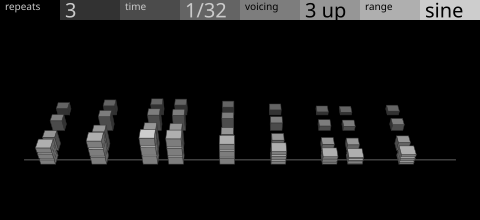
#> input picture screens/torso/round3/m2a.png, 480 x 220 px
$ python round3.py
#> lines starting #> are read from the running program, lines starting #| are printed output that depends on the picture
### screens/torso/clean.py
#!/usr/bin/env python3
"""Torso, round 2: the four pages kept clean (Brian, Nov 2).

The graphic represents the parameters; it isn't the interface. So no strips of cells, mode-key grids or badges at
rest: each page is the stock two-page header plus one drawing in the loom's language (slabs on threads, modelled in
3D, one camera), where every encoder visibly changes the drawing. Only M4, where pitch is the interaction itself,
keeps a keyboard.

  M1 sequencer  the loom: steps are warp threads, pulses are slabs, each cycle is a woven row
                  steps     how many warp threads (2–16)
                  pulses    how many slabs on the front row (spread Euclidean)
                  cycles    how many rows of cycles behind it (1–6)
                  division  warp spacing: longer notes, wider cloth
                manual pulse: a slab with a raised rim; retrigger: a split slab; the step playing: brightest top
  M2 repeats    the front row only, close up: each pulse and its repeats as slices
                  repeats   slices per pulse
                  time      gap between slices (pace: accelerating gaps)
                  voicing   layers stacked on each slab (the chord's notes)
                  range     the phrase: slab heights follow its shape across the bar
  M3 groove     the front row as a velocity profile
                  velocity  slab heights
                  sustain   slab depth (front to back): the gate
                  accent    the groove template lifts some slabs, which get a cap
                  timing    swing: every second slab slides right
                probability: hollow slab
  M4 tonal      two octaves of keys, flat, the scale's notes dotted, the root brightest with a dot under it
                  pitch     the root moves
                  scale     which keys carry dots
                  channel   header only (it's routing, not sound)
                  random    the dots jitter off their keys by the amount

Grey only; shapes carry every role.

    python3 clean.py      → clean/m1..m4.svg/.png and clean/pages.png
"""
from __future__ import annotations

import math
import subprocess
from pathlib import Path

from PIL import Image

HERE = Path(__file__).resolve().parent
OUT = HERE / "clean"
FONT = 'font-family="UniversNextPro-Light"'
STOCK = [0x32, 0x4B, 0x64, 0x7D, 0x96, 0xAF, 0xCD]


def G(v):
    v = min(STOCK, key=lambda s: abs(s - round(v)))
    return f"#{v:02X}{v:02X}{v:02X}"


def f(v):
    s = f"{v:.2f}".rstrip("0").rstrip(".")
    return "0" if s in ("-0", "") else s


def path(pts, stroke, w=1.0, fill="none"):
    d = "M" + " L".join(f"{f(x)},{f(y)}" for x, y in pts) + " Z"
    return f'<path d="{d}" fill="{fill}" stroke="{stroke}" stroke-width="{f(w)}"/>'


def text(x, y, s, size, fill):
    return f'<text transform="matrix(1 0 0 1 {f(x)} {f(y)})" fill="{fill}" {FONT} font-size="{size}px">{s}</text>'


class Cam:
    def __init__(self, el=40, d=620.0, focal=760.0, target=(0.0, 0.0, 40.0), screen=(240.0, 132.0)):
        self.el, self.d, self.F, self.T, self.S = math.radians(el), d, focal, target, screen

    def __call__(self, p):
        x, y, z = p[0] - self.T[0], p[1] - self.T[1], p[2] - self.T[2]
        ce, se = math.cos(self.el), math.sin(self.el)
        yc, zc = y * ce + z * se, z * ce - y * se + self.d
        k = self.F / zc
        return self.S[0] + x * k, self.S[1] - yc * k

    def box(self, x0, x1, y0, y1, z0, z1, top, front, side, stroke, w=0.5):
        faces = [([(x1, y0, z0), (x1, y0, z1), (x1, y1, z1), (x1, y1, z0)] if (x0 + x1) / 2 < 0 else
                  [(x0, y0, z0), (x0, y0, z1), (x0, y1, z1), (x0, y1, z0)], side),
                 ([(x0, y0, z0), (x1, y0, z0), (x1, y1, z0), (x0, y1, z0)], front),
                 ([(x0, y1, z0), (x1, y1, z0), (x1, y1, z1), (x0, y1, z1)], top)]
        return [path([self(p) for p in face], stroke, w, fill) for face, fill in faces]

    def line(self, a, b, g, w=1.0):
        (x0, y0), (x1, y1) = self(a), self(b)
        dx, dy = x1 - x0, y1 - y0
        L = math.hypot(dx, dy) or 1
        nx, ny = -dy / L * w / 2, dx / L * w / 2                       # a thin closed ribbon
        return path([(x0 + nx, y0 + ny), (x1 + nx, y1 + ny), (x1 - nx, y1 - ny), (x0 - nx, y0 - ny)], G(g), 0.3, G(g))


def solid(cam, x0, x1, h, z0, z1, age=0, lit=False, y0=0.0):
    d = 0x18 * age
    return cam.box(x0, x1, y0, y0 + h, z0, z1, G(0xCD if lit else 0xAF - d), G(0x7D - d), G(0x64 - d), G(0x32))


def hollow(cam, x0, x1, h, z0, z1, age=0, y0=0.0):
    return cam.box(x0, x1, y0, y0 + h, z0, z1, "#000000", "#000000", "#000000", G(0xAF - 0x18 * age), 1.0)


def euclid(k, n):
    return {round(i * n / k) % n for i in range(k)} if k else set()


def header(titles, values):
    o = []
    for i, g in enumerate([0x00, 0x32, 0x4B, 0x64, 0x7D, 0x96, 0xAF, 0xCD]):
        o.append(f'<rect x="{60 * i}" y="0" width="60" height="20" fill="{G(g) if g else "#000000"}" stroke="none"/>')
    for col, (t, v) in enumerate(zip(titles, values)):                 # the stock header, flush with the top
        light = "#CBCBCB" if col < 2 else "#000000"
        o.append(text(5 + 120 * col, 10, t, 10, light))
        o.append(text(65 + 120 * col, 17.4, v, 20 if len(v) <= 4 else 13, light))
    return o


# ---- M1 sequencer: the loom ---------------------------------------------------------------------------------------------
ROWS_SHOWN = 4                                                         # at most four rows of cycles on screen


# [118 lines left out: functions m1_pattern, m1, m2, m3, not called in this run]


# ---- M4 tonal: keys ------------------------------------------------------------------------------------------------------
WHITE = [0, 2, 4, 5, 7, 9, 11]
BLACK_LEFT = {1: 1, 3: 2, 6: 4, 8: 5, 10: 6}
SCALES = {"major": {0, 2, 4, 5, 7, 9, 11}, "minor": {0, 2, 3, 5, 7, 8, 10}, "penta": {0, 2, 4, 7, 9}, "chrom": set(range(12))}


# [35 lines left out: function m4, not called in this run]


def frame(body, head):
    return "\n".join(['<svg xmlns="http://www.w3.org/2000/svg" width="480" height="220" viewBox="0 0 480 220">',
                      '<rect x="0" y="0" width="480" height="220" fill="#000000" stroke="none"/>'] + body + head + ["</svg>"])


# [15 lines left out: functions render, main, not called in this run]


# [2 lines that do not run on import are left out]

### screens/torso/round3.py
#!/usr/bin/env python3
"""Torso, round 3: a fresh pass at M2 and M3 (two candidates each, same slab language), and M4's keyboard in depth.

  M2a echo field   every pulse throws its repeats as rows behind it, so the bar becomes a field: across = the bar
                   (heights follow the phrase), back = the repeats (each row lower, spaced by time and pace),
                   up = voicing (layers on the front row)
  M2b close-up     the pulse sounding now, large in the middle: its chord's notes stacked (voicing) and its repeats
                   running back into the distance (repeats, time); the whole bar as a small row of slabs along
                   the bottom, heights following the phrase (range), the sounding one lit
  M3a groove ring  the bar as a ring of slabs seen from above at an angle: height = velocity, length along the
                   ring = sustain, swing pushes the off-beats round off their marks, accents capped
  M3b lanes        the last four bars as lanes, newest in front (the loom again, in time): height = velocity,
                   length = sustain, swing off the grid; bars behind show how the groove has held
  M4  keyboard     two octaves of keys as blocks in depth: the scale's notes dotted on the key tops, the root
                   brightest with a mark on its front face, a played key pressed down and lit, random jitters dots

    python3 round3.py      → round3/*.svg/.png and round3/sheet.png
"""
from __future__ import annotations

import math
import subprocess
from pathlib import Path

from PIL import Image

import clean as C
from clean import Cam, G, path, solid, hollow, header

HERE = Path(__file__).resolve().parent
OUT = HERE / "round3"
ON = {0, 2, 4, 5, 7, 9, 11, 12, 14}                                  # 9 pulses, as the demo's
PROF = [1.0, 0.5, 0.6, 0.8, 0.5, 0.9, 0.5, 0.6, 1.0, 0.7, 0.5, 0.85, 0.6, 0.5, 0.95, 0.75]
TMPL = [1, 0, 0, 1, 0, 0, 1, 0, 0, 0, 1, 0, 1, 0, 0, 0]


def phrase(s, rng=1.0):
    return 0.5 + 0.5 * rng * math.sin(2 * math.pi * s / 16)


def draw(items):
    o = []
    for _, _, g in sorted(items, key=lambda q: (-q[0], -q[1])):
        o += g
    return o


# ---- M2a echo field -----------------------------------------------------------------------------------------------------
def m2a(repeats=3, time=1.0, voices=3, rng=1.0, step=4, on=None):
    cam = Cam(el=44, d=520, focal=600, target=(0.0, 0.0, 38.0), screen=(240.0, 132.0))
    dx = 21.0
    items, o = [], []
    zmax = 0.0
    for s in sorted(on if on is not None else ON):
        x = (s - 7.5) * dx
        h = 8 + 22 * phrase(s, rng)
        lh = (h - 1.8 * (voices - 1)) / voices
        g = []
        for v in range(voices):
            g += solid(cam, x - 6, x + 6, lh, 0, 10, 0, lit=(s == step), y0=v * (lh + 1.8))
        items.append((0, abs(x), g))
        z, gap = 16.0, 16.0 * time
        for r in range(1, repeats + 1):
            rh = max(2.5, h * (1 - 0.2 * r))
            items.append((z, abs(x), solid(cam, x - 5, x + 5, rh, z, z + 8, min(r, 4), lit=False)))
            zmax = max(zmax, z + 8)
            z += 8 + gap
            gap *= 0.75
    o.append(cam.line((-8.5 * dx, 0, 5), (8.5 * dx, 0, 5), 0x4B, 1.0))
    return o + draw(items), header(("repeats", "time", "voicing", "range"),
                                   (str(repeats), {1.0: "1/32", 0.8: "1/32", 0.6: "1/64"}.get(round(time, 1), "1/32"), f"{voices} up", "sine"))


# ---- M2b close-up -------------------------------------------------------------------------------------------------------
def m2b(repeats=3, time=1.0, voices=3, rng=1.0, step=4):
    cam = Cam(el=46, d=420, focal=520, target=(0.0, 10.0, 46.0), screen=(240.0, 112.0))
    items = []
    h = 30 + 26 * phrase(step, rng)
    lh = (h - 3 * (voices - 1)) / voices
    g = []
    for v in range(voices):                                            # the chord, stacked
        g += solid(cam, -16, 16, lh, 0, 24, 0, lit=(v == voices - 1), y0=v * (lh + 3))
    items.append((0, 0, g))
    z, gap = 32.0, 22.0 * time
    for r in range(1, repeats + 1):                                    # its repeats, into the distance
        rh = max(4.0, h * (1 - 0.2 * r))
        items.append((z, 0, hollow(cam, -14, 14, rh, z, z + 14, min(r - 1, 3))))
        z += 14 + gap
        gap *= 0.75
    o = draw(items)
    # the whole bar along the bottom, small and flat: heights follow the phrase
    for s in range(16):
        x = 120 + s * 15
        if s not in ON:
            o.append(path([(x + 3, 206), (x + 7, 206), (x + 7, 207), (x + 3, 207)], G(0x4B), 0.4, G(0x4B)))
            continue
        bh = 4 + 14 * phrase(s, rng)
        g = 0xCD if s == step else 0x96
        o.append(path([(x, 207 - bh), (x + 10, 207 - bh), (x + 10, 207), (x, 207)], G(g), 0.4, G(g)))
    return o, header(("repeats", "time", "voicing", "range"), (str(repeats), "1/32", f"{voices} up", "sine"))


# ---- M3a groove ring ----------------------------------------------------------------------------------------------------
def m3a(velocity=0.8, sustain=0.5, accent=1.0, swing=0.62, head=5):
    cam = Cam(el=52, d=520, focal=560, target=(0.0, 0.0, 0.0), screen=(240.0, 128.0))
    R0, R1 = 62.0, 88.0
    items, o = [], []
    for s in range(16):                                                # the marks: straight 16ths, round the ring
        a = 2 * math.pi * s / 16 - math.pi / 2
        o.append(cam.line((R1 * math.cos(a), 0, R1 * math.sin(a)), ((R1 + 6) * math.cos(a), 0, (R1 + 6) * math.sin(a)),
                          0x64 if s % 4 == 0 else 0x4B, 1.0))
    for s in sorted(ON):
        a0 = 2 * math.pi * (s + ((swing - 0.5) * 2 if s % 2 else 0)) / 16 - math.pi / 2
        a1 = a0 + 2 * math.pi / 16 * (0.15 + 0.8 * sustain)
        h = 2 + 16 * velocity * PROF[s] * (1 + 0.35 * accent * TMPL[s])
        n = 4
        g = []
        for k in range(n):                                             # an arc slab, in short straight pieces
            b0, b1 = a0 + (a1 - a0) * k / n, a0 + (a1 - a0) * (k + 1) / n
            quad = lambda y, b0=b0, b1=b1: [(R0 * math.cos(b0), y, R0 * math.sin(b0)), (R0 * math.cos(b1), y, R0 * math.sin(b1)),
                                          (R1 * math.cos(b1), y, R1 * math.sin(b1)), (R1 * math.cos(b0), y, R1 * math.sin(b0))]
            top = quad(h)
            Rf = R1 if math.sin((b0 + b1) / 2) < 0 else R0              # the wall facing the camera
            outer = [(Rf * math.cos(b0), 0, Rf * math.sin(b0)), (Rf * math.cos(b1), 0, Rf * math.sin(b1)),
                     (Rf * math.cos(b1), h, Rf * math.sin(b1)), (Rf * math.cos(b0), h, Rf * math.sin(b0))]
            lit = s == head
            g.append(path([cam(p) for p in outer], G(0x32), 0.4, G(0x7D)))
            g.append(path([cam(p) for p in top], G(0x32), 0.4, G(0xCD if lit else 0xAF)))
            if TMPL[s] and accent > 0.05:
                cap = quad(h + 2)
                g.append(path([cam(p) for p in cap], G(0xCD), 0.6, "none"))
        mid = (a0 + a1) / 2
        items.append((R1 * math.sin(mid), 0, g))
    return o + draw(items), header(("velocity", "sustain", "accent", "timing"), (str(round(127 * velocity)), "1/2", "agogo", f"{round(swing * 100)}%"))


# ---- M3b lanes ----------------------------------------------------------------------------------------------------------
def m3b(velocity=0.8, sustain=0.5, accent=1.0, swing=0.62, head=5, on=None):
    cam = Cam(el=40, d=520, focal=560, target=(0.0, 0.0, 34.0), screen=(240.0, 132.0))
    dx = 21.0
    x0 = -8 * dx
    items, o = [], []
    for age in range(3, -1, -1):
        z = age * 22.0
        o.append(cam.line((x0, 0, z), (x0 + 16 * dx, 0, z), 0x4B if age == 0 else 0x32, 1.0))
        for s in range(17):
            if age == 0:
                o.append(cam.line((x0 + s * dx, 0, -3), (x0 + s * dx, 0, 0), 0x64 if s % 4 == 0 else 0x4B, 1.0))
        jit = [0.6 * math.sin(s * 3.1 + age * 1.7) for s in range(16)]  # the bars behind wander a little
        for s in sorted(on if on is not None else ON):
            x = x0 + s * dx + (dx * (swing - 0.5) * 2 if s % 2 else 0) + (jit[s] if age else 0)
            h = 3 + 26 * velocity * PROF[s] * (1 + 0.35 * accent * TMPL[s]) * (1 - 0.08 * age)
            L = max(3.0, dx * (0.15 + 0.85 * sustain))
            g = solid(cam, x, x + L, h, z + 1, z + 11, min(age, 3), lit=(age == 0 and s == head))
            if age == 0 and TMPL[s] and accent > 0.05:
                g += solid(cam, x - 1, x + L + 1, 1.8, z, z + 12, 0, True, y0=h + 1.2)
            items.append((z, abs(x), g))
    sus = "1/8" if sustain < 0.3 else "1/4" if sustain < 0.45 else "1/2"
    return o + draw(items), header(("velocity", "sustain", "accent", "timing"), (str(round(127 * velocity)), sus, "agogo", f"{round(swing * 100)}%"))


# ---- M4 keyboard in depth -----------------------------------------------------------------------------------------------
WHITE = [0, 2, 4, 5, 7, 9, 11]
BLACK_LEFT = {1: 1, 3: 2, 6: 4, 8: 5, 10: 6}


def m4(root=6, scale="major", channel=3, random_amt=0.25, played=(13,)):
    cam = Cam(el=40, d=520, focal=620, target=(0.0, 0.0, 30.0), screen=(240.0, 120.0))
    ww, wd, wh = 25.0, 76.0, 10.0                                      # white key: width, depth, height
    bw, bd, bh = 15.0, 46.0, 15.0
    x0 = -7 * ww
    items = []
    tops = {}
    for n in range(24):
        o_, pc = divmod(n, 12)
        press = 2.5 if n in played else 0.0
        if pc in BLACK_LEFT:
            x = x0 + (o_ * 7 + BLACK_LEFT[pc]) * ww - bw / 2
            g = cam.box(x, x + bw, 0, bh - press, wd - bd, wd, "#000000", "#000000", "#000000",
                        "#CDCDCD", 1.6 if n in played else 1.0)          # black keys: black, in white wire
            items.append((-1, abs(x + bw / 2), g))
            tops[n] = (x + bw / 2, bh - press, wd - bd + 9)
        else:
            x = x0 + (o_ * 7 + WHITE.index(pc)) * ww
            g = cam.box(x + 0.6, x + ww - 0.6, 0, wh - press, 0, wd, G(0xCD if n in played else 0x96), G(0x64), G(0x4B), G(0x32), 0.6)
            items.append((0, abs(x + ww / 2), g))
            tops[n] = (x + ww / 2, wh - press, 12.0)
    o = []
    for _, _, g in sorted(items, key=lambda q: (-q[0], -q[1])):
        o += g
    scale_set = C.SCALES[scale]
    for n in range(24):
        if (n - root) % 12 not in scale_set:
            continue
        x, y, z = tops[n]
        z += random_amt * 10 * math.sin(n * 2.3 + 1.1)
        cx, cy = cam((x, y, z))
        r = (4.0 if (n - root) % 12 == 0 else 2.8) * 620 / (520 + z)
        dark = n in played
        o.append(path([(cx + r * math.cos(2 * math.pi * k / 16), cy + r * math.sin(2 * math.pi * k / 16) * 0.75) for k in range(16)],
                      "#000000" if dark else "#CDCDCD", 0.6, "#000000" if dark else "#CDCDCD"))
        if (n - root) % 12 == 0:                                       # the root: a mark on the key's front face
            fx, fy = cam((x, y * 0.5, -0.1))
            o.append(path([(fx - 4, fy - 1.5), (fx + 4, fy - 1.5), (fx + 4, fy + 1.5), (fx - 4, fy + 1.5)], "#000000", 0.4, "#000000"))
    names = ["C", "C#", "D", "D#", "E", "F", "F#", "G", "G#", "A", "A#", "B"]
    return o, header(("pitch", "scale", "channel", "random"), (names[root], scale, f"ch {channel}", f"{round(random_amt * 100)}%"))


def main():
    OUT.mkdir(exist_ok=True)
    ims = []
    for name, built in (("m2a", m2a()), ("m2b", m2b()), ("m3a", m3a()), ("m3b", m3b()), ("m4", m4())):
        svg = OUT / f"{name}.svg"
        svg.write_text(C.frame(*built))
        subprocess.run(["rsvg-convert", "-w", "480", "-h", "220", str(svg), "-o", str(OUT / f"{name}.png")], check=True)
        ims.append(Image.open(OUT / f"{name}.png"))
    sheet = Image.new("RGB", (960, 3 * 230), "#1A1A1A")
#> sheet: PIL image 960x690 RGB; every value is 26
    for k, im in enumerate(ims):
        sheet.paste(im, (480 * (k % 2), 230 * (k // 2)))
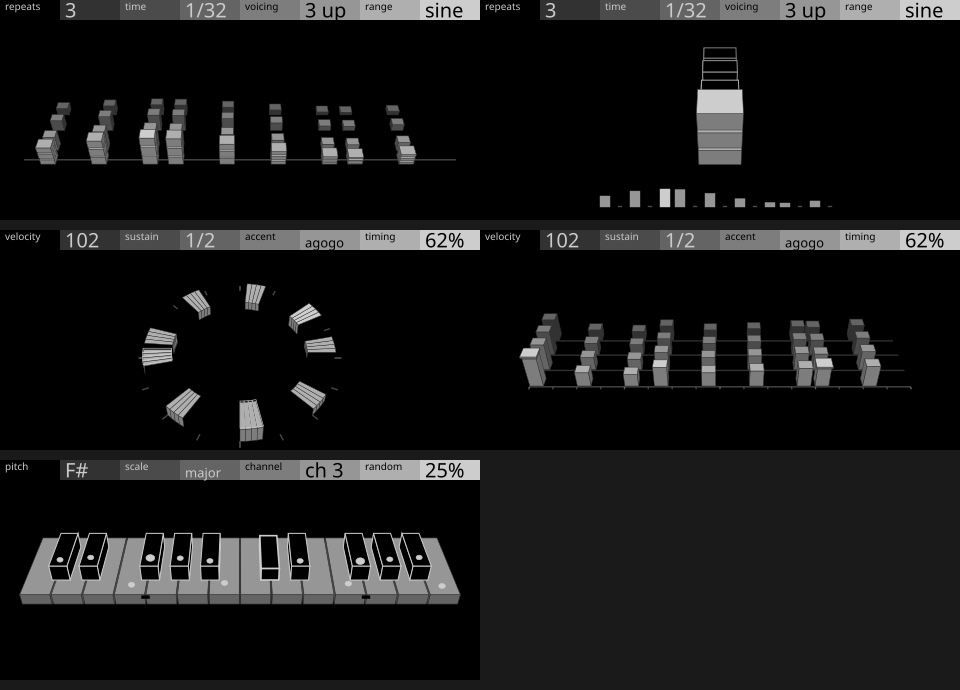
#> sheet: PIL image 960x690 RGB; min 0, max 205, mean 22.6
    sheet.save(OUT / "sheet.png")
    print("wrote round3/sheet.png")


if __name__ == "__main__":
    main()
